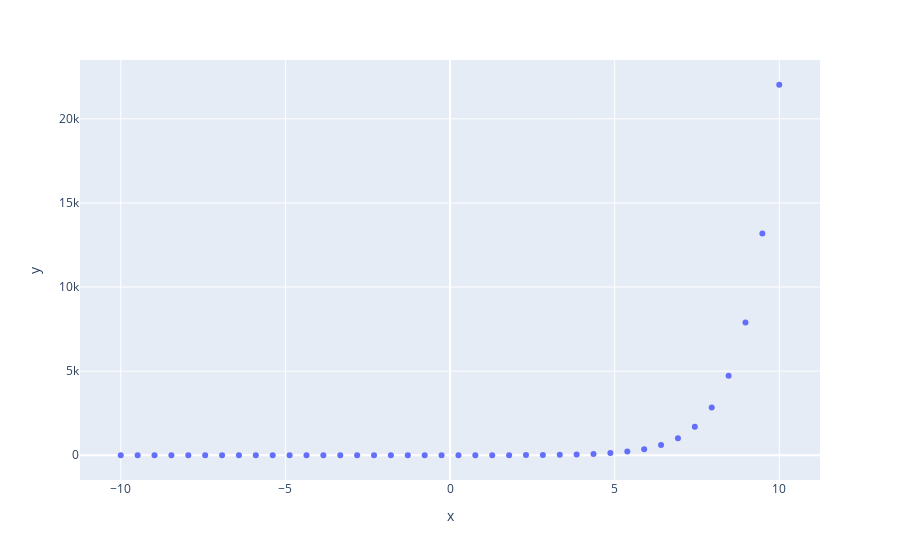
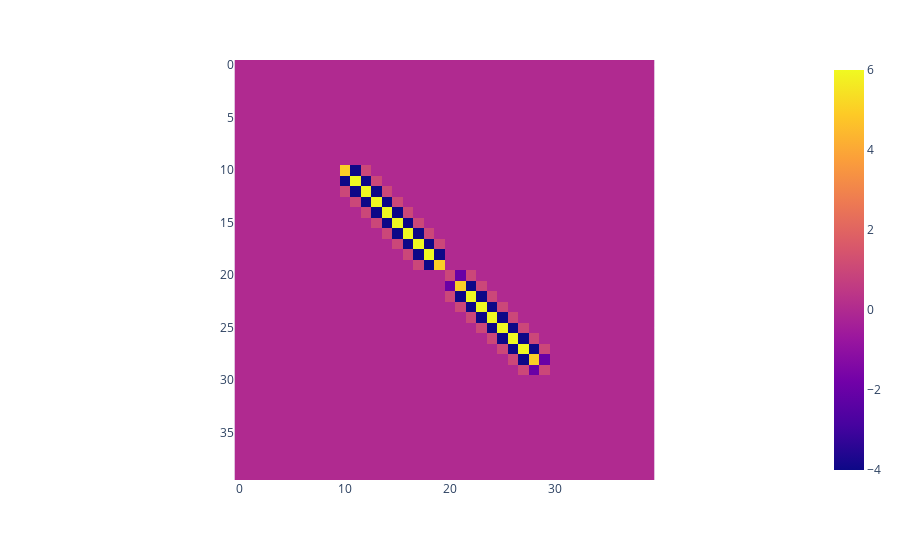

Here is the notebook cell these charts were saved with, in order:
### Code cell
lam = 1000
beta = beta_0
for i in range(3):
    print("Create basis with penalty and weight")
    M.create_penalty_block_matrix(X_norm, beta_test=beta)

    print("Least squares fit iteration ", i)
    B = M.basis_without_penalty
    D_c = M.complete_penalty_matrix

    BB = B.T @ B
    DVD = D_c.T @ D_c
    By = B.T @ y_norm

    beta_new = (np.linalg.inv(BB + DVD) @ By).ravel()
    print("Shape beta_new :", beta_new.shape)
    #fitting = lstsq(a=self.basis_with_penalty_and_weight, b=y_fit, rcond=None)

    sse_beta = np.sum( (beta - beta_new)**2 )
    print("SSE_beta = ", np.round(sse_beta, 8))
    if sse_beta < 1e-16:
        print("Iteration converged!")
        break
    else:
        print("Iteration continous!")
        beta = beta_new

### Figure 1 — Plotly figure (JSON) as saved in the notebook; plotly's stock layout.template omitted (floating-point values rounded to 4 significant figures)
{"data": [{"hoverlabel": {"namelength": 0}, "hovertemplate": "x=%{x}<br>y=%{y}", "legendgroup": "", "marker": {"color": "#636efa", "symbol": "circle"}, "mode": "markers", "name": "", "showlegend": false, "type": "scatter", "x": [-10, -9.487, -8.974, -8.462, -7.949, -7.436, -6.923, -6.41, -5.897, -5.385, -4.872, -4.359, -3.846, -3.333, -2.821, -2.308, -1.795, -1.282, -0.7692, -0.2564, 0.2564, 0.7692, 1.282, 1.795, 2.308, 2.821, 3.333, 3.846, 4.359, 4.872, 5.385, 5.897, 6.41, 6.923, 7.436, 7.949, 8.462, 8.974, 9.487, 10], "xaxis": "x", "y": [4.54e-05, 7.582e-05, 0.0001266, 0.0002114, 0.0003531, 0.0005897, 0.0009848, 0.001645, 0.002746, 0.004587, 0.00766, 0.01279, 0.02136, 0.03567, 0.05958, 0.09949, 0.1661, 0.2775, 0.4634, 0.7738, 1.292, 2.158, 3.604, 6.019, 10.05, 16.79, 28.03, 46.81, 78.18, 130.6, 218.0, 364.1, 608.0, 1015.0, 1696.0, 2832.0, 4729.0, 7898.0, 13190.0, 22030.0], "yaxis": "y"}], "layout": {"legend": {"tracegroupgap": 0}, "margin": {"t": 60}, "xaxis": {"anchor": "y", "domain": [0, 1], "title": {"text": "x"}}, "yaxis": {"anchor": "x", "domain": [0, 1], "title": {"text": "y"}}}}

### Figure 2 — Plotly figure (JSON) as saved in the notebook; plotly's stock layout.template omitted (floating-point values rounded to 4 significant figures; data arrays with more than 128 entries replaced by an {"elided": "..."} marker saying what was removed)
{"data": [{"coloraxis": "coloraxis", "type": "heatmap", "z": {"elided": "40x40 int values"}}], "layout": {"coloraxis": {"colorscale": [[0, "#0d0887"], [0.1111, "#46039f"], [0.2222, "#7201a8"], [0.3333, "#9c179e"], [0.4444, "#bd3786"], [0.5556, "#d8576b"], [0.6667, "#ed7953"], [0.7778, "#fb9f3a"], [0.8889, "#fdca26"], [1, "#f0f921"]]}, "margin": {"t": 60}, "xaxis": {"constrain": "domain", "scaleanchor": "y"}, "yaxis": {"autorange": "reversed", "constrain": "domain"}}}
